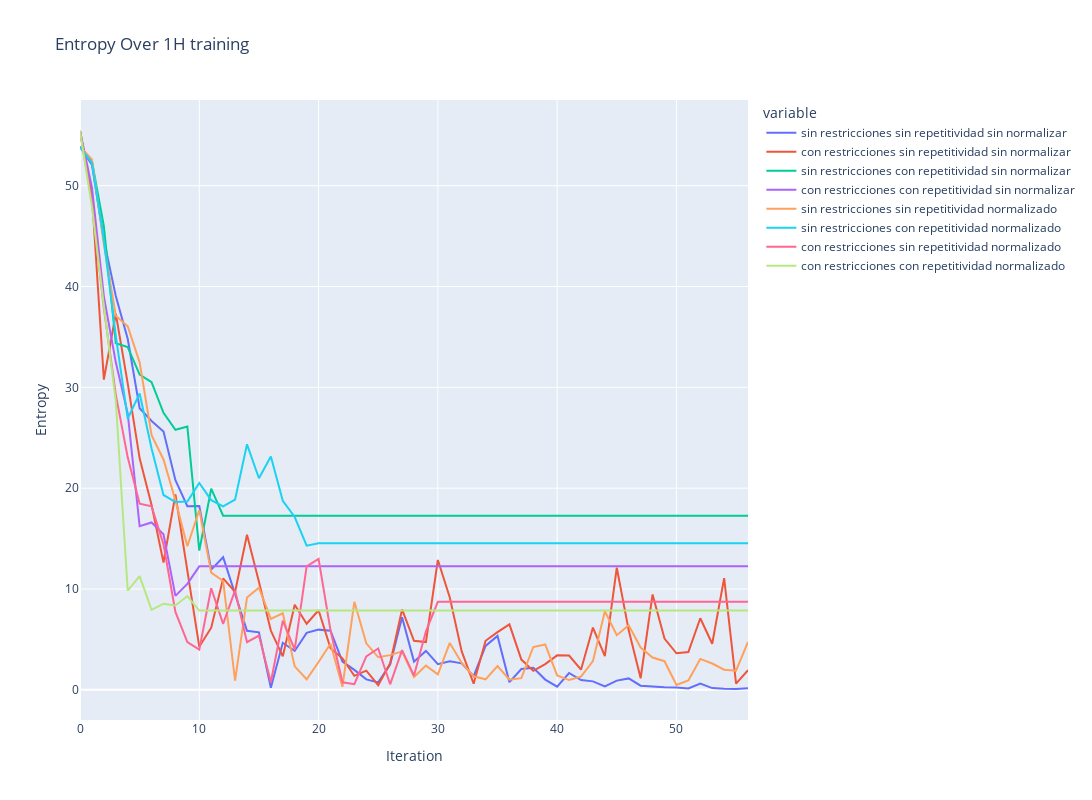

Source (notebook cell):
### Code cell
fig = px.line(entropy_df, title='Entropy Over 1H training')
fig.update_xaxes(title_text='Iteration')
fig.update_yaxes(title_text='Entropy')

fig.update_layout(
    autosize=False,
    width=1600,
    height=800,)

fig.show()

### Figure 1 — Plotly figure (JSON) as saved in the notebook; plotly's stock layout.template omitted (floating-point values rounded to 4 significant figures)
{"data": [{"hovertemplate": "variable=sin restricciones sin repetitividad sin normalizar<br>index=%{x}<br>value=%{y}<extra></extra>", "legendgroup": "sin restricciones sin repetitividad sin normalizar", "line": {"color": "#636efa", "dash": "solid"}, "marker": {"symbol": "circle"}, "mode": "lines", "name": "sin restricciones sin repetitividad sin normalizar", "orientation": "v", "showlegend": true, "type": "scatter", "x": [0, 1, 2, 3, 4, 5, 6, 7, 8, 9, 10, 11, 12, 13, 14, 15, 16, 17, 18, 19, 20, 21, 22, 23, 24, 25, 26, 27, 28, 29, 30, 31, 32, 33, 34, 35, 36, 37, 38, 39, 40, 41, 42, 43, 44, 45, 46, 47, 48, 49, 50, 51, 52, 53, 54, 55, 56], "xaxis": "x", "y": [53.86, 52.09, 44.62, 39.05, 34.82, 27.93, 26.67, 25.62, 20.8, 18.21, 18.23, 11.93, 13.15, 9.48, 5.855, 5.707, 0.2016, 4.669, 3.859, 5.657, 5.974, 5.865, 2.797, 1.978, 1.039, 0.7431, 2.508, 7.201, 2.8, 3.863, 2.543, 2.846, 2.632, 1.362, 4.356, 5.354, 0.7658, 2.073, 2.2, 1.02, 0.3237, 1.673, 0.9713, 0.8416, 0.3427, 0.9153, 1.138, 0.4123, 0.323, 0.2688, 0.2304, 0.136, 0.6142, 0.1768, 0.1157, 0.08642, 0.1719], "yaxis": "y"}, {"hovertemplate": "variable=con restricciones sin repetitividad sin normalizar<br>index=%{x}<br>value=%{y}<extra></extra>", "legendgroup": "con restricciones sin repetitividad sin normalizar", "line": {"color": "#EF553B", "dash": "solid"}, "marker": {"symbol": "circle"}, "mode": "lines", "name": "con restricciones sin repetitividad sin normalizar", "orientation": "v", "showlegend": true, "type": "scatter", "x": [0, 1, 2, 3, 4, 5, 6, 7, 8, 9, 10, 11, 12, 13, 14, 15, 16, 17, 18, 19, 20, 21, 22, 23, 24, 25, 26, 27, 28, 29, 30, 31, 32, 33, 34, 35, 36, 37, 38, 39, 40, 41, 42, 43, 44, 45, 46, 47, 48, 49, 50, 51, 52, 53, 54, 55, 56], "xaxis": "x", "y": [55.42, 49.09, 30.76, 37.3, 30.4, 22.96, 18.33, 12.63, 19.37, 11.63, 4.269, 6.167, 11.05, 9.711, 15.38, 10.72, 5.88, 3.324, 8.434, 6.556, 7.894, 4.135, 3.13, 1.389, 1.91, 0.4666, 2.634, 7.983, 4.866, 4.737, 12.88, 9.164, 3.819, 0.6162, 4.87, 5.725, 6.501, 3.002, 1.882, 2.55, 3.425, 3.402, 2.001, 6.183, 3.346, 12.11, 5.906, 1.153, 9.466, 5.091, 3.624, 3.756, 7.104, 4.569, 11.08, 0.611, 1.959], "yaxis": "y"}, {"hovertemplate": "variable=sin restricciones con repetitividad sin normalizar<br>index=%{x}<br>value=%{y}<extra></extra>", "legendgroup": "sin restricciones con repetitividad sin normalizar", "line": {"color": "#00cc96", "dash": "solid"}, "marker": {"symbol": "circle"}, "mode": "lines", "name": "sin restricciones con repetitividad sin normalizar", "orientation": "v", "showlegend": true, "type": "scatter", "x": [0, 1, 2, 3, 4, 5, 6, 7, 8, 9, 10, 11, 12, 13, 14, 15, 16, 17, 18, 19, 20, 21, 22, 23, 24, 25, 26, 27, 28, 29, 30, 31, 32, 33, 34, 35, 36, 37, 38, 39, 40, 41, 42, 43, 44, 45, 46, 47, 48, 49, 50, 51, 52, 53, 54, 55, 56], "xaxis": "x", "y": [53.86, 52.42, 45.99, 34.38, 34.0, 31.26, 30.52, 27.47, 25.79, 26.11, 13.8, 19.95, 17.28, 17.28, 17.28, 17.28, 17.28, 17.28, 17.28, 17.28, 17.28, 17.28, 17.28, 17.28, 17.28, 17.28, 17.28, 17.28, 17.28, 17.28, 17.28, 17.28, 17.28, 17.28, 17.28, 17.28, 17.28, 17.28, 17.28, 17.28, 17.28, 17.28, 17.28, 17.28, 17.28, 17.28, 17.28, 17.28, 17.28, 17.28, 17.28, 17.28, 17.28, 17.28, 17.28, 17.28, 17.28], "yaxis": "y"}, {"hovertemplate": "variable=con restricciones con repetitividad sin normalizar<br>index=%{x}<br>value=%{y}<extra></extra>", "legendgroup": "con restricciones con repetitividad sin normalizar", "line": {"color": "#ab63fa", "dash": "solid"}, "marker": {"symbol": "circle"}, "mode": "lines", "name": "con restricciones con repetitividad sin normalizar", "orientation": "v", "showlegend": true, "type": "scatter", "x": [0, 1, 2, 3, 4, 5, 6, 7, 8, 9, 10, 11, 12, 13, 14, 15, 16, 17, 18, 19, 20, 21, 22, 23, 24, 25, 26, 27, 28, 29, 30, 31, 32, 33, 34, 35, 36, 37, 38, 39, 40, 41, 42, 43, 44, 45, 46, 47, 48, 49, 50, 51, 52, 53, 54, 55, 56], "xaxis": "x", "y": [55.42, 49.82, 39.02, 32.48, 27.41, 16.22, 16.6, 15.43, 9.317, 10.52, 12.25, 12.25, 12.25, 12.25, 12.25, 12.25, 12.25, 12.25, 12.25, 12.25, 12.25, 12.25, 12.25, 12.25, 12.25, 12.25, 12.25, 12.25, 12.25, 12.25, 12.25, 12.25, 12.25, 12.25, 12.25, 12.25, 12.25, 12.25, 12.25, 12.25, 12.25, 12.25, 12.25, 12.25, 12.25, 12.25, 12.25, 12.25, 12.25, 12.25, 12.25, 12.25, 12.25, 12.25, 12.25, 12.25, 12.25], "yaxis": "y"}, {"hovertemplate": "variable=sin restricciones sin repetitividad normalizado<br>index=%{x}<br>value=%{y}<extra></extra>", "legendgroup": "sin restricciones sin repetitividad normalizado", "line": {"color": "#FFA15A", "dash": "solid"}, "marker": {"symbol": "circle"}, "mode": "lines", "name": "sin restricciones sin repetitividad normalizado", "orientation": "v", "showlegend": true, "type": "scatter", "x": [0, 1, 2, 3, 4, 5, 6, 7, 8, 9, 10, 11, 12, 13, 14, 15, 16, 17, 18, 19, 20, 21, 22, 23, 24, 25, 26, 27, 28, 29, 30, 31, 32, 33, 34, 35, 36, 37, 38, 39, 40, 41, 42, 43, 44, 45, 46, 47, 48, 49, 50, 51, 52, 53, 54, 55, 56], "xaxis": "x", "y": [53.86, 52.59, 44.18, 37.11, 36.06, 32.48, 25.25, 22.85, 18.79, 14.24, 17.84, 11.63, 10.8, 0.9209, 9.156, 10.13, 7.032, 7.599, 2.331, 1.049, 2.761, 4.581, 0.3054, 8.731, 4.62, 3.232, 3.446, 3.82, 1.277, 2.407, 1.542, 4.656, 2.663, 1.349, 1.044, 2.361, 1.009, 1.162, 4.252, 4.508, 1.428, 0.9723, 1.314, 2.85, 7.803, 5.414, 6.406, 4.199, 3.204, 2.844, 0.4777, 0.9297, 3.069, 2.613, 2.005, 1.907, 4.747], "yaxis": "y"}, {"hovertemplate": "variable=sin restricciones con repetitividad normalizado<br>index=%{x}<br>value=%{y}<extra></extra>", "legendgroup": "sin restricciones con repetitividad normalizado", "line": {"color": "#19d3f3", "dash": "solid"}, "marker": {"symbol": "circle"}, "mode": "lines", "name": "sin restricciones con repetitividad normalizado", "orientation": "v", "showlegend": true, "type": "scatter", "x": [0, 1, 2, 3, 4, 5, 6, 7, 8, 9, 10, 11, 12, 13, 14, 15, 16, 17, 18, 19, 20, 21, 22, 23, 24, 25, 26, 27, 28, 29, 30, 31, 32, 33, 34, 35, 36, 37, 38, 39, 40, 41, 42, 43, 44, 45, 46, 47, 48, 49, 50, 51, 52, 53, 54, 55, 56], "xaxis": "x", "y": [53.86, 52.25, 44.59, 35.13, 26.9, 29.39, 23.94, 19.33, 18.63, 18.68, 20.52, 18.82, 18.2, 18.87, 24.35, 20.98, 23.13, 18.76, 17.14, 14.3, 14.53, 14.53, 14.53, 14.53, 14.53, 14.53, 14.53, 14.53, 14.53, 14.53, 14.53, 14.53, 14.53, 14.53, 14.53, 14.53, 14.53, 14.53, 14.53, 14.53, 14.53, 14.53, 14.53, 14.53, 14.53, 14.53, 14.53, 14.53, 14.53, 14.53, 14.53, 14.53, 14.53, 14.53, 14.53, 14.53, 14.53], "yaxis": "y"}, {"hovertemplate": "variable=con restricciones sin repetitividad normalizado<br>index=%{x}<br>value=%{y}<extra></extra>", "legendgroup": "con restricciones sin repetitividad normalizado", "line": {"color": "#FF6692", "dash": "solid"}, "marker": {"symbol": "circle"}, "mode": "lines", "name": "con restricciones sin repetitividad normalizado", "orientation": "v", "showlegend": true, "type": "scatter", "x": [0, 1, 2, 3, 4, 5, 6, 7, 8, 9, 10, 11, 12, 13, 14, 15, 16, 17, 18, 19, 20, 21, 22, 23, 24, 25, 26, 27, 28, 29, 30, 31, 32, 33, 34, 35, 36, 37, 38, 39, 40, 41, 42, 43, 44, 45, 46, 47, 48, 49, 50, 51, 52, 53, 54, 55, 56], "xaxis": "x", "y": [55.42, 48.4, 37.84, 29.28, 23.06, 18.46, 18.2, 14.44, 7.733, 4.738, 3.985, 10.08, 6.549, 9.862, 4.736, 5.39, 0.7592, 6.863, 3.98, 12.24, 12.99, 5.913, 0.7524, 0.5687, 3.326, 4.108, 0.552, 3.946, 1.42, 5.803, 8.726, 8.726, 8.726, 8.726, 8.726, 8.726, 8.726, 8.726, 8.726, 8.726, 8.726, 8.726, 8.726, 8.726, 8.726, 8.726, 8.726, 8.726, 8.726, 8.726, 8.726, 8.726, 8.726, 8.726, 8.726, 8.726, 8.726], "yaxis": "y"}, {"hovertemplate": "variable=con restricciones con repetitividad normalizado<br>index=%{x}<br>value=%{y}<extra></extra>", "legendgroup": "con restricciones con repetitividad normalizado", "line": {"color": "#B6E880", "dash": "solid"}, "marker": {"symbol": "circle"}, "mode": "lines", "name": "con restricciones con repetitividad normalizado", "orientation": "v", "showlegend": true, "type": "scatter", "x": [0, 1, 2, 3, 4, 5, 6, 7, 8, 9, 10, 11, 12, 13, 14, 15, 16, 17, 18, 19, 20, 21, 22, 23, 24, 25, 26, 27, 28, 29, 30, 31, 32, 33, 34, 35, 36, 37, 38, 39, 40, 41, 42, 43, 44, 45, 46, 47, 48, 49, 50, 51, 52, 53, 54, 55, 56], "xaxis": "x", "y": [55.42, 47.89, 38.08, 28.66, 9.847, 11.29, 7.926, 8.544, 8.365, 9.303, 7.859, 7.859, 7.859, 7.859, 7.859, 7.859, 7.859, 7.859, 7.859, 7.859, 7.859, 7.859, 7.859, 7.859, 7.859, 7.859, 7.859, 7.859, 7.859, 7.859, 7.859, 7.859, 7.859, 7.859, 7.859, 7.859, 7.859, 7.859, 7.859, 7.859, 7.859, 7.859, 7.859, 7.859, 7.859, 7.859, 7.859, 7.859, 7.859, 7.859, 7.859, 7.859, 7.859, 7.859, 7.859, 7.859, 7.859], "yaxis": "y"}], "layout": {"autosize": false, "height": 800, "legend": {"title": {"text": "variable"}, "tracegroupgap": 0}, "title": {"text": "Entropy Over 1H training"}, "width": 1600, "xaxis": {"anchor": "y", "domain": [0, 1], "title": {"text": "Iteration"}}, "yaxis": {"anchor": "x", "domain": [0, 1], "title": {"text": "Entropy"}}}}
